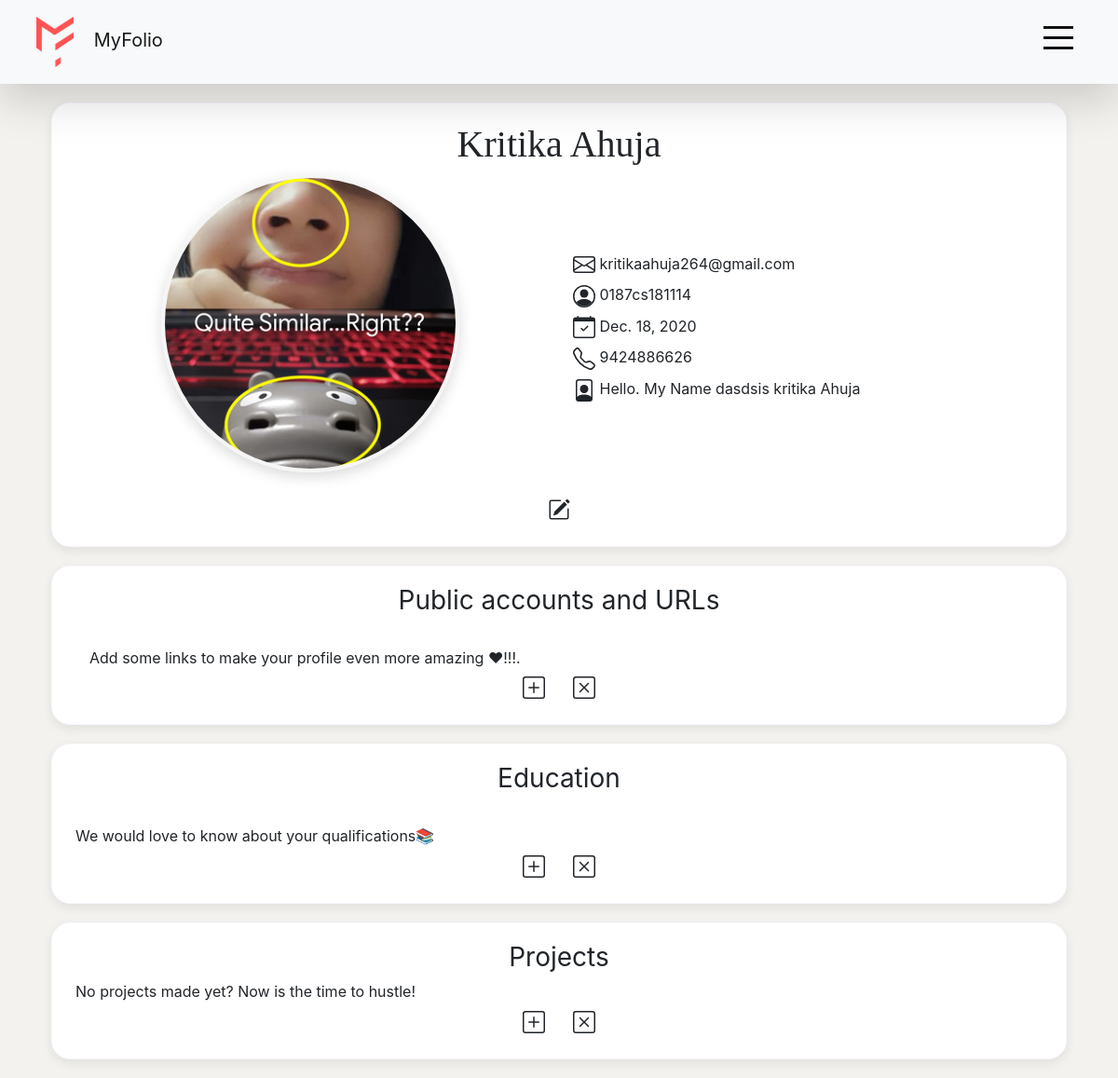
The page /user_profile (signed in) on the database its author committed.
### main_app/models.py (models this page shows)
class UserCompleteProfile(models.Model):
    user = models.ForeignKey(User, on_delete=models.CASCADE)
    dob = models.DateField(blank=True, null=True)
    profile_picture = models.ImageField(blank=True, null=True, upload_to='images/profile_pictures/')
    about = models.TextField(blank=True, null=True)
    phone_no = models.CharField(max_length=10, blank=True, null=True)
    skill = models.ForeignKey(Skill, on_delete=models.CASCADE, blank=True, null=True)

### main_app/views.py (the view, shortened to what this page needs)
# urls.py: path('user_profile', GeneralDetails.as_view(), name='user_profile'),
class GeneralDetails(LoginRequiredMixin, View):
    login_url = 'verify_user'
    redirect_field_name = 'general_edit'
    form_class = CompleteUserForm
    template_name = 'complete_profile.html'
    def get(self, request):
        data = UserCompleteProfile.objects.filter(user=self.request.user).first()
        links = Link.objects.filter(user=self.request.user).all()
        educations = Education.objects.filter(user=self.request.user).all()
        projects = Project.objects.filter(user=self.request.user).all()
        if data:
            if data.profile_picture:
                im = Image.open(data.profile_picture)
                thumb_width = 320
                im_thumb = crop_max_square(im).resize((thumb_width, thumb_width), Image.LANCZOS)
                loc = 'media/' + str(data.profile_picture)
                im_thumb.save(loc)
        form = {}
        if data is not None:
            form['form1'] = CompleteUserForm(instance=data)
        else:
            form['form1'] = CompleteUserForm()
        form['form2'] = LinksForm()
        form['form3'] = EducationForm()
        form['form4'] = ProjectsForm()
        return render(request, 'complete_profile.html',
                      {'data': data, 'links': links, 'educations': educations, 'projects': projects, 'form': form})

### main_app/views.py (called while the page is built)
def crop_center(pil_img, crop_width, crop_height):
    img_width, img_height = pil_img.size
    return pil_img.crop(((img_width - crop_width) // 2,
                         (img_height - crop_height) // 2,
                         (img_width + crop_width) // 2,
                         (img_height + crop_height) // 2))

def crop_max_square(pil_img):
    return crop_center(pil_img, min(pil_img.size), min(pil_img.size))

### templates/complete_profile.html (shortened to what this page needs)
{% load static %}
<!DOCTYPE html>
<html lang="en">
<head>
    <link rel="stylesheet" href="https://cdn.jsdelivr.net/npm/bootstrap@4.5.3/dist/css/bootstrap.min.css"
>
    <link rel="stylesheet" type="text/css" href="{% static 'main_app\stylesheets\complete_profile.css' %}">
    <link rel="stylesheet" type="text/css" href="{% static 'main_app\stylesheets\navbar-style.css' %}">
    <link rel="stylesheet" href="{% static 'main_app\fonts\google-sans\stylesheet.css' %}">
     <link rel="stylesheet" href="{% static 'main_app\fonts\Quicksand\stylesheet.css' %}">
</head>
<body>
<nav class="navbar navbar-light bg-light shadow-lg">
    <div class="container-fluid">
        <div class="row">
            <div id="logo_div" class="col-2">
                <a class="navbar-brand ml-2" href="{% url 'home' %}" id="logo-name">
                    <img src="{% static 'main_app/img/Group 2.png' %}" class="navbar-brand" id="logo" width="40px">
                    MyFolio
                </a>
            </div>
            <div class="fullnavBtn mt-4 col-2" id="toggle">
                <span class="top"></span>
                <span class="middle"></span>
                <span class="bottom"></span>
            </div>
        </div>
    </div>
</nav>
<main class="container">
    <div class="row complete-profile" id="about">
        <div class="h1 col-12">
            {{ user.first_name }} {{ user.last_name }}
        </div>
        <div class="col-12 col-md-6" id="about-pic">
            {% if data.profile_picture %}
                <div>
                    <img src="media/{{ data.profile_picture }}" id="profile-image">
                </div>
            {% else %}
                <div>
                    <img src="https://dailygrafix.com/wp-content/uploads/2019/03/ee.png" width="320px"
                         id="profile-image">
                </div>
            {% endif %}
        </div>
        <div class="col-12 col-md-6" id="about-text">
            <div class="field-data">
                <a>
                </a>
                {{ user.email }}
            </div>
            {% if data %}
                <div class="field-data">
                    <a>
                    </a> {{ data.user }}
                </div>
                <div class="field-data">
                    <a>
                    </a>
                    {{ data.dob }}
                </div>
                <div class="field-data">
                    <a>
                    </a>
                    {{ data.phone_no }}
                </div>
                <div class="field-data">
                    <a>
                    </a>
                    {{ data.about }}
                </div>
            {% endif %}
        </div>
        <div>
            <button type="button" class="btn" data-toggle="modal" data-target="#exampleModal"
                    id="btn-about">
            </button>
        </div>
    </div>
    <div class="row complete-profile" id="public-profiles">
        <h3 class="font-weight-normal">
            Public accounts and URLs
        </h3>
        <div class="col-12">
            <br>
            {% if links %}
                {% for link in links %}
                    <div class="row">
                        <div class="col-12 accounts">
                            <a class="text-dark" href="{{ link.link }}">{{ link.name }}</a>
                        </div>
                    </div>
                    <div>
                        <hr>
                    </div>
                {% endfor %}
            {% else %}
                <div class=" col-12">
                    Add some links to make your profile even more amazing ❤!!!.
                </div>
            {% endif %}
        </div>
        <div>
            <button type="button" class="btn" data-toggle="modal" data-target="#exampleModal2">
            </button>
            <button type="button" class="btn" data-toggle="modal" data-target="#exampleModalx">
            </button>
        </div>
    </div>
    <div class="row complete-profile" id="education">
        <h3 class="font-weight-normal">
            Education
        </h3>
        <div class="col-12">
            <br>
            {% if educations %}
                {% for edu in educations %}
                    <div>
                        <div class="school-name h5">
                            {{ edu.school_name }}
                        </div>
                        <div class="degree">
                            {{ edu.degree }}
                        </div>
                        <div>
                            {{ edu.start_year }} <--> {{ edu.end_year }}
                        </div>
                        <div>
                            Grade {{ edu.grade }}
                        </div>
                    </div>
                    <div>
                        <hr>
                    </div>
                {% endfor %}
            {% else %}
                <a>We would love to know about your qualifications📚</a>
            {% endif %}
        </div>
        <div>
            <button type="button" class="btn" data-toggle="modal" data-target="#exampleModal3">
            </button>
            <button type="button" class="btn" data-toggle="modal" data-target="#exampleModalx">
            </button>
        </div>
    </div>
    <div class="row complete-profile">
        <h3 class="font-weight-normal">
            Projects
        </h3>
        <div class="col-12">
            {% if projects %}
                {% for project in projects %}
                    <div>
                        Name : {{ project.project_name }}
                    </div>
                    <div>
                        Description : {{ project.project_desc }}
                    </div>
                    <div>
                        Link to Github/BitBucket : {{ project.project_link }}
                    </div>
                {% endfor %}
            {% else %}
                <a>No projects made yet? Now is the time to hustle!</a>
            {% endif %}
        </div>
        <div>
            <button type="button" class="btn" data-toggle="modal" data-target="#exampleModal4">
            </button>
            <button type="button" class="btn" data-toggle="modal" data-target="#exampleModalx">
            </button>
        </div>
    </div>
</main>
</body>
</html>

### static/main_app/stylesheets/complete_profile.css (style rules this page uses)
body { background-color: #F3F2EF; }
.h1 { font-family: "Google Sans Display"; font-weight: lighter; text-align: center; }
#profile-image { border-radius: 50%; border: whitesmoke solid 4px; box-shadow: rgba(0, 0, 0, 0.15) 0px 5px 15px 0px; max-width: 320px; min-width: 200px; width: 100%; }
.complete-profile { margin: 20px 10px; padding: 20px 10px; display: flex; align-items: center; justify-content: center; max-width: 1200px; border: ghostwhite solid 1px; border-radius: 20px; background-color: white; box-shadow: rgba(0, 0, 0, 0.08) 0px 4px 12px; }
#about-text { text-align: left; }
#about-pic { justify-content: center; text-align: center; }
#btn-about { text-align: right; margin-top: 20px; }
.field-data { margin-top: 8px; }

### static/main_app/stylesheets/navbar-style.css (style rules this page uses)
.fullnavBtn { position: absolute; top: 5%; right: 4%; height: 14px; width: 32px; cursor: pointer; z-index: 100; -webkit-transition: opacity 0.25s ease; transition: opacity 0.25s ease; }
.fullnavBtn span { background: #111111; border: none; height: 3px; width: 100%; position: absolute; top: 0; left: 0; -webkit-transition: all 0.35s ease; transition: all 0.35s ease; cursor: pointer; }
.fullnavBtn span:nth-of-type(2) { top: 11px; }
.fullnavBtn span:nth-of-type(3) { top: 22px; }

### rows shown on the page
UserCompleteProfile: profile_picture (picture), user "0187cs181114", dob "Dec. 18, 2020", phone_no "9424886626", about "Hello. My Name dasdsis kritika Ahuja"

### other values the page prints
{{ user.first_name }} "Kritika"
{{ user.last_name }} "Ahuja"
{{ user.email }} "kritikaahuja264@gmail.com"
